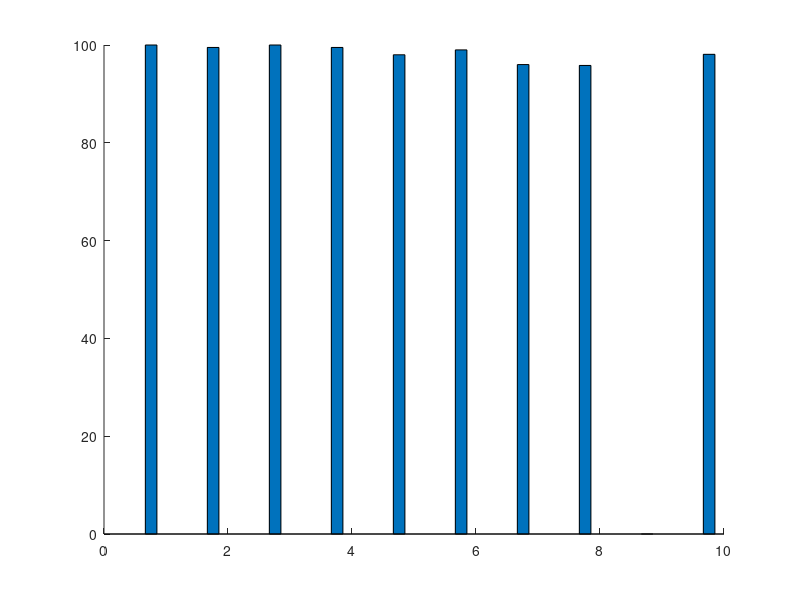

MATLAB code to generate this figure: (Note: this script raises an error after producing the figure.)
stats = [11	199	200	199	196	198	192	298
0	0	0	0	3	2	4	9
0	1	0	1	1	0	4	4];

stats = [stats zeros(3,1) sum(stats')'];

perstats = stats./repmat(sum(stats),[3 1]) * 100;

bar(perstats','stack'); colormap copper; set(gca,'xticklabel',sum(stats),'ytick',[0 25 50 75 100],'ylim',[0 100]); grid on; box off;
xlabel('Total trials'); legend({'Complete','Break','Fail'},'Location','SouthEast'); title('Stats over the course of the day');

filename = ['/Users/Ramanujan/Dropbox/Documents/Hopkins/NHP2PV4/projectSilvaTraining/TrainingStats/' datestr(now,'yymmdd') '.png'];

print(filename,'-dpng');